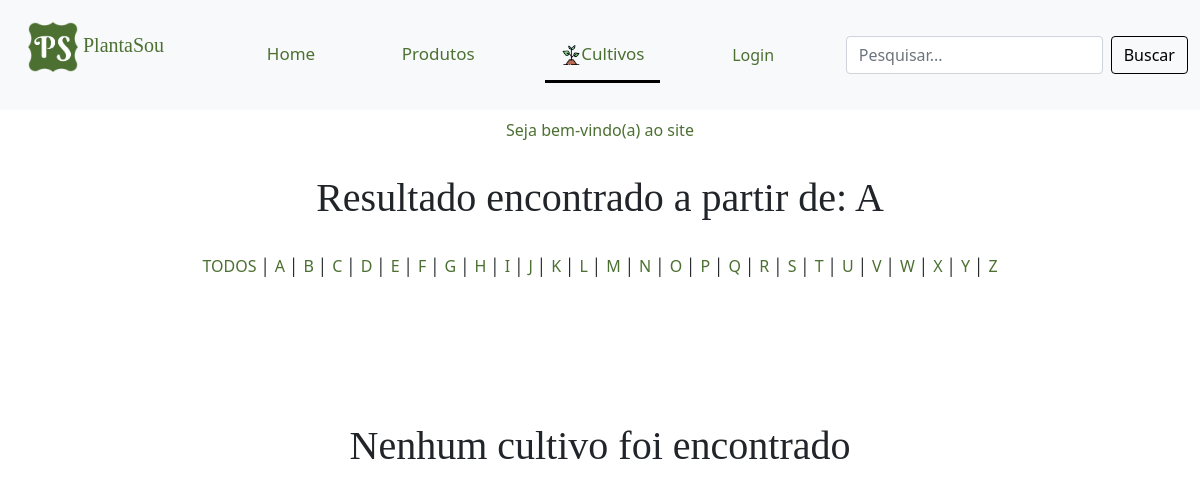
Page /php/ordem_c.php?ordem=A on the earlier database version.
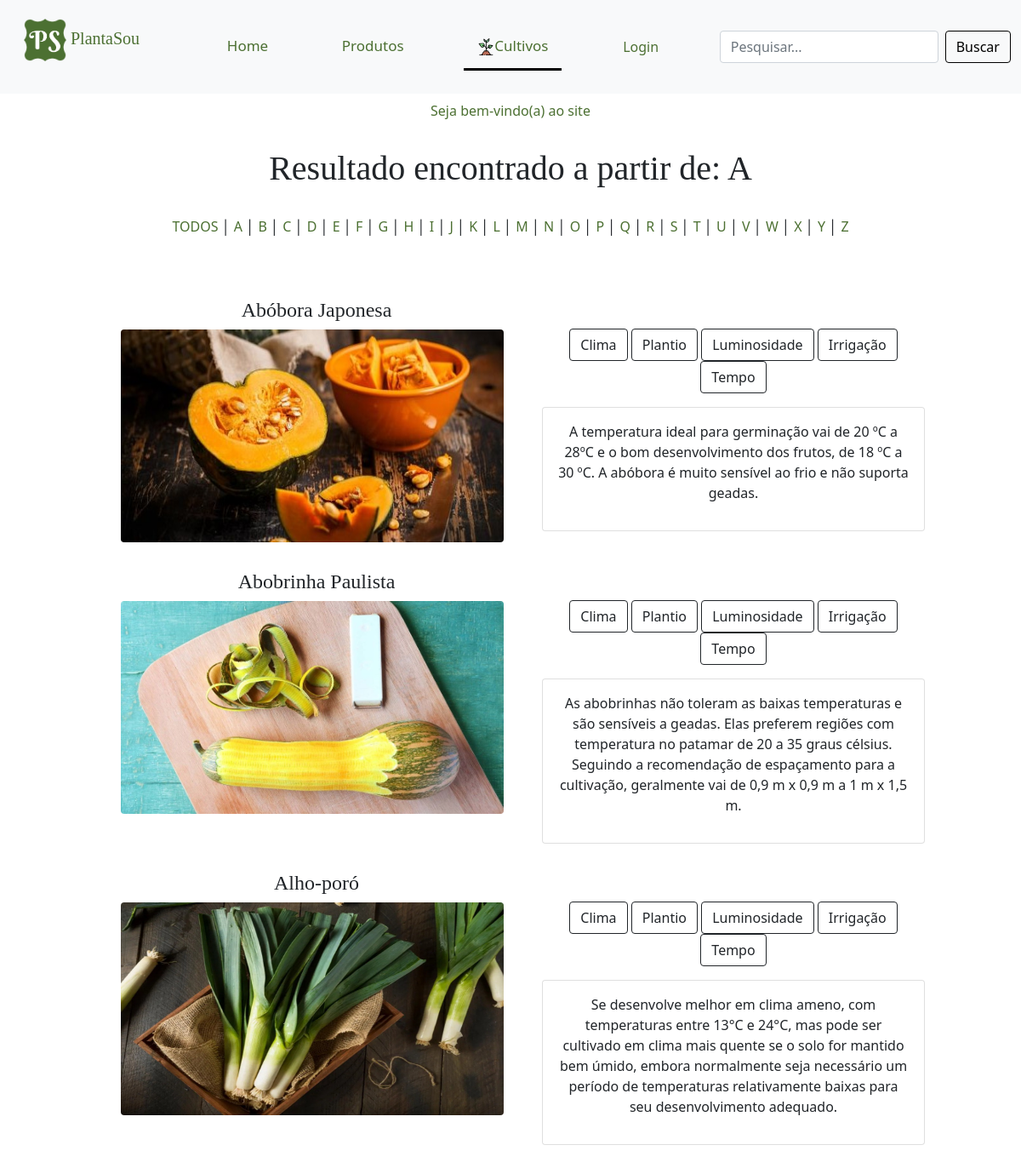
Same page on the later database version.
### tables this page shows
CREATE TABLE IF NOT EXISTS `cultivo` (
  `cod_cultivo` int(11) NOT NULL AUTO_INCREMENT,
  `nome` varchar(100) NOT NULL,
  `clima` varchar(4000) DEFAULT NULL,
  `plantio` varchar(4000) DEFAULT NULL,
  `luminosidade` varchar(4000) DEFAULT NULL,
  `irrigacao` varchar(4000) DEFAULT NULL,
  `temp_colheita` varchar(4000) DEFAULT NULL,
  `src` varchar(1000) NOT NULL,
  `nome_php` varchar(30) NOT NULL,
  PRIMARY KEY (`cod_cultivo`)
);

### php/ordem_c.php (the view, shortened to what the changed rows need)
<!DOCTYPE html>
<html lang="pt-BR">
<head>
    <link rel="stylesheet" type="text/css" media="screen" href="../css/bootstrap.min.css" />
    <link rel="stylesheet" href="../css/estilo.css">
</head>
<body>
    <nav class="navbar navbar-light bg-light topnav">
        <div class="container-fluid">
            </div>
        </nav>
        <?php
            if(isset($_COOKIE["USER"]) || isset($_COOKIE["ADM"])){
                echo'
                        <a class="nav-link nav-link-color active_usuario">Seja bem-vindo(a) ';
                            if(isset($_COOKIE["USER"])){
                                include('../inc/conexao.php');
                                $sql="SELECT nome FROM usuario WHERE cod_usuario=$usuario";
                                $query=mysqli_query($con, $sql);
                                if(mysqli_num_rows($query)>0){
                                    while(($nome=mysqli_fetch_assoc($query))!=NULL){
                                        echo $nome['nome'];
                                    }
                                }
                            }
                            elseif(isset($_COOKIE["ADM"])){
                                echo "Administrador(a)";
                            }
                echo'
                        </a>';
            }
            else{
                echo'
                <center>
                    <a class="nav-link nav-link-color active_usuario ">Seja bem-vindo(a) ao site </a>
                </center>
                ';
            }
        ?>
    <br>
    <?php
        $ordem=$_GET["ordem"];
        echo'<h1 class="centro paginas">Resultado encontrado a partir de: '.$ordem.'</h1>';
        echo '
        <br>
        <center>';
        echo '<a class="nav-link-color" href="../php/cultivo.php">TODOS</a> │ ';
            for ( $i = 'A'; $i != 'Z'; $i++ ){
                echo '<a class="nav-link-color" href="../php/ordem_c.php?ordem='.$i.'">'.$i.'</a> │ ';
            }
            echo '<a class="nav-link-color" href="../php/ordem_c.php?ordem=Z">Z</a>';
        echo '
        </center>
        <br><br><br>';
        include "../inc/conexao_pdo.php";
        $stmt=$conPDO->query("SELECT * FROM cultivo WHERE nome LIKE '$ordem%' ORDER BY nome asc");
        $stmt->execute();
        echo'
            <center>
            <div class="container">
            ';
        if($stmt->rowCount()!=NULL){
            while($resultado=$stmt->fetch(PDO::FETCH_OBJ)){
                echo
                    '
                    <center>
                    <div class="row">
                        <div class="col">
                            <div class="posicao_nome"><h4 class="letra">'.$resultado->nome.'</h4></div>
                            <p class="posicao_imagem">
                                <img src="../imgs/plantas/'.$resultado->src.'" class="rounded float-start mb-3" width="450px" height="250px"></img>
                            </p>
                        </div>
                        <div class="col">
                                <p>
                                <div style="width: 450px;" class="posicao_botao">
                                        <div id="'.$resultado->nome_php.'meugrupo">
                                            <button type="button" class="btn btn-outline-dark collapsed" data-toggle="collapse" data-target="#'.$resultado->nome_php.'clima" aria-expanded="false" aria-controls="'.$resultado->nome_php.'clima">Clima</button>
                                            <button type="button" class="btn btn-outline-dark collapsed" data-toggle="collapse" data-target="#'.$resultado->nome_php.'plantio" aria-expanded="false" aria-controls="'.$resultado->nome_php.'plantio">Plantio</button>
                                            <button type="button" class="btn btn-outline-dark collapsed" data-toggle="collapse" data-target="#'.$resultado->nome_php.'luminosidade" aria-expanded="false" aria-controls="'.$resultado->nome_php.'luminosidade">Luminosidade</button>
                                            <button type="button" class="btn btn-outline-dark collapsed" data-toggle="collapse" data-target="#'.$resultado->nome_php.'irrigacao" aria-expanded="false" aria-controls="'.$resultado->nome_php.'irrigacao">Irrigação</button>
                                            <button type="button" class="btn btn-outline-dark collapsed" data-toggle="collapse" data-target="#'.$resultado->nome_php.'tempo" aria-expanded="false" aria-controls="'.$resultado->nome_php.'tempo">Tempo</button>
                                            <div class="collapse show" id="'.$resultado->nome_php.'clima" data-parent="#'.$resultado->nome_php.'meugrupo">
                                                <p><div class="card card-body" style="width: 450px;">
                                                    <p>'.$resultado->clima.'</p>
                                                </div></p>
                                            </div>
                                            <div class="collapse" id="'.$resultado->nome_php.'plantio" data-parent="#'.$resultado->nome_php.'meugrupo">
                                                    <p>'.$resultado->plantio.'</p>
                                            </div>
                                            <div class="collapse" id="'.$resultado->nome_php.'luminosidade" data-parent="#'.$resultado->nome_php.'meugrupo">
                                                    <p>'.$resultado->luminosidade.'</p>
                                            </div>
                                            <div class="collapse" id="'.$resultado->nome_php.'irrigacao" data-parent="#'.$resultado->nome_php.'meugrupo">
                                                    <p>'.$resultado->irrigacao.'</p>
                                            </div>
                                            <div class="collapse" id="'.$resultado->nome_php.'tempo" data-parent="#'.$resultado->nome_php.'meugrupo">
                                                    <p>'.$resultado->temp_colheita.'</p>
                                            </div>
                                        </div>
                                    </div>
                                </div>';
                                echo'
                                </p>
                            </center>';
            }
        }else{
            echo '
                <br><br><br>
                <h1 class="centro paginas">Nenhum cultivo foi encontrado</h1>
            ';
        }
        echo'
                    </div>
                </div>
                </div>
                </center>
                ';
    ?>
</body>
</html>

Differences in the rows shown:
added cultivo: nome "Abóbora Japonesa", src (picture), clima "A temperatura ideal para germinação vai de 20 ºC a 28ºC e o bom desenvolvimento dos frutos, de 18 ºC a 30 ºC. A abóbora é muito sensível ao frio e não suporta geadas."
added cultivo: nome "Abobrinha Paulista", src (picture), clima "As abobrinhas não toleram as baixas temperaturas e são sensíveis a geadas. Elas preferem regiões com temperatura no patamar de 20 a 35 graus célsius. Seguindo a recomendação de espaçamento para a cultivação, geralmente vai de 0,9 m x 0,9 m a 1 m x 1,5 m."
added cultivo: nome "Alho-poró", src (picture), clima "Se desenvolve melhor em clima ameno, com temperaturas entre 13°C e 24°C, mas pode ser cultivado em clima mais quente se o solo for mantido bem úmido, embora normalmente seja necessário um período de temperaturas relativamente baixas para seu desenvolvimento adequado."
Other differences:
text no longer shown: "Nenhum cultivo foi encontrado"
